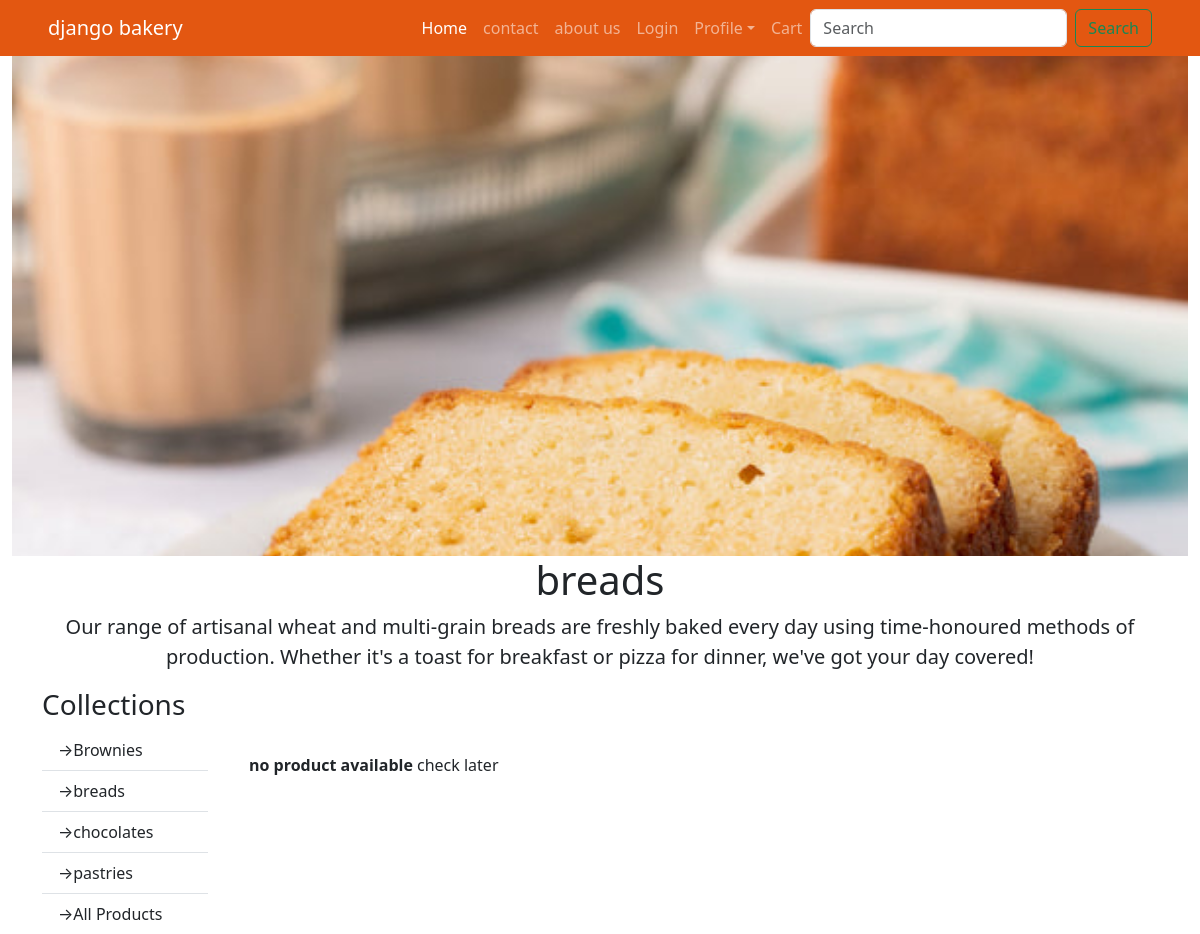
The page /collection/details/2 on the database as committed earlier.
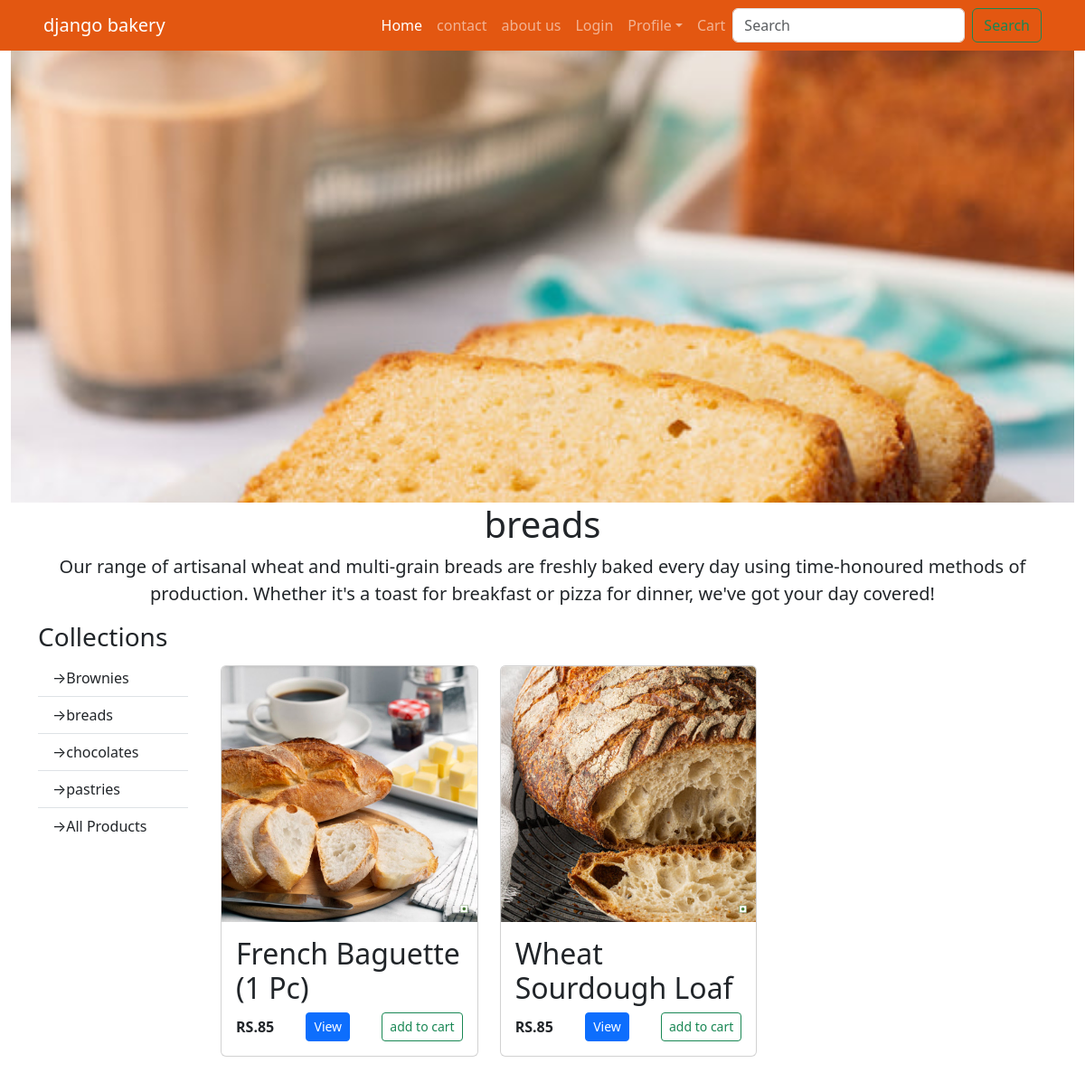
The same page on the database as committed later.
### inventory/models.py (models this page shows)
class Collection(models.Model):
    name = models.CharField( max_length=50)
    desc = models.TextField()
    image = models.ImageField( upload_to="Collection", blank=True,null=True)
    def __str__(self):
        return self.name

class Product (models.Model):
    food_choices=(
        (0, 'egg'),
        (1, 'eggless')
    )
    collection = models.ForeignKey(Collection, on_delete=models.CASCADE, default=1)
    name = models.CharField(max_length=50)
    image = models.ImageField( upload_to="product")
    price = models.PositiveIntegerField(default=50)
    desc =models.TextField()
    food_type = models.IntegerField(choices=food_choices,default=0)
    qty = models.FloatField(default=50.00, null=True, blank=True)
    ingredients = models.TextField(null=True, blank=True)
    is_new = models.BooleanField(default=True)
    is_best_seller = models.BooleanField(default=False)
    is_available = models.BooleanField(default=True)

### inventory/views.py (the view)
# urls.py: path('collection/details/<int:id>', views.collection, name='collection_detail'),
def collection(request, id):
    c=Collection.objects.get(id=id)
    return render(request,'inventory/collection.html', context={
    'collection': c,
    'products': Product.objects.filter(collection=c),
    'collections' : Collection.objects.all(),
    })

### cart/templatetags/cart_tags.py (called while the page is built)
@register.simple_tag(takes_context=True)
def count_cart_items(context):
    request = context.get('request')
    user = request.user
    if user.is_authenticated:
        if Cart.objects.filter(user=user).exists():
            cart = Cart.objects.get(user=user)
            return CartItem.objects.filter(cart=cart).count()
    return 0

### templates/inventory/collection.html (shortened to what this page needs)
{% extends 'layout/base.html' %}
{% load static %}
{% block content %}
<div class="container-fluid px-0 mx-0">
    <div class="row mx-0">
        <div class="col text-center">
            <img src="{{collection.image.url}}" alt="collection.name" class="w-100 collection-image">
            <h1>{{collection.name}}</h1>
            <p class="lead">
                {{collection.desc}}
            </p>
        </div>
    </div>
</div>
<div class="container">
    <div class="row">
        <div class="col-md-2">
            <h3>Collections</h3>
            <ul class="list-group list-group-flush">
                {% for col in collections %}
                <li class="list-group-item">
                    <a href=" {% url 'collection_detail' col.id %}" class="nav-link"> &rightarrow;{{col.name}}</a>
                </li>
                {% endfor %}
                <li class="list-group-item">
                    <a href="{% url 'product_all' %}" class="nav-link">
                        &rightarrow;All Products
                    </a>
                </li>
            </ul>
        </div>
        <div class="col-md-10">
            <div class="container-fluid my-5">
                <div class="row">
                    {% for prd in products %}
                    <div class="col-md-4">
                            <div class="card">
                                <img src="{{prd.image.url}}" alt="" class="card-img-top">
                                <div class="card-body">
                                    <h2>{{prd.name}}</h2>
                                    <div class="d-flex justify-content-between">
                                        <p class="fw-bold my-1">RS.{{prd.price}}</p>
                                        <a class="btn btn-primary btn-sm" href="{% url 'product_detail' prd.id %}">View</a>
                                        <a hx-get="{% url 'add_to_cart' prd.id %}" class="btn btn-outline-success btn-sm"> add to cart</a>
                                    </div>
                                </div>
                            </div>
                    </div>
                    {% empty %}
                    <div class="alert alert-wgarnin" role="alert">
                        <strong> no product available</strong> check later
                    </div>
                    {% endfor %}
                </div>
            </div>
        </div>
    </div>
</div>
{% endblock content %}

Rows that differ between the two databases and show on the page:
added Product: image (picture), name "French Baguette (1 Pc)", price "85"
added Product: image (picture), name "Wheat Sourdough Loaf", price "85"
Other text that changed with them:
text no longer shown: "no product available check later"
